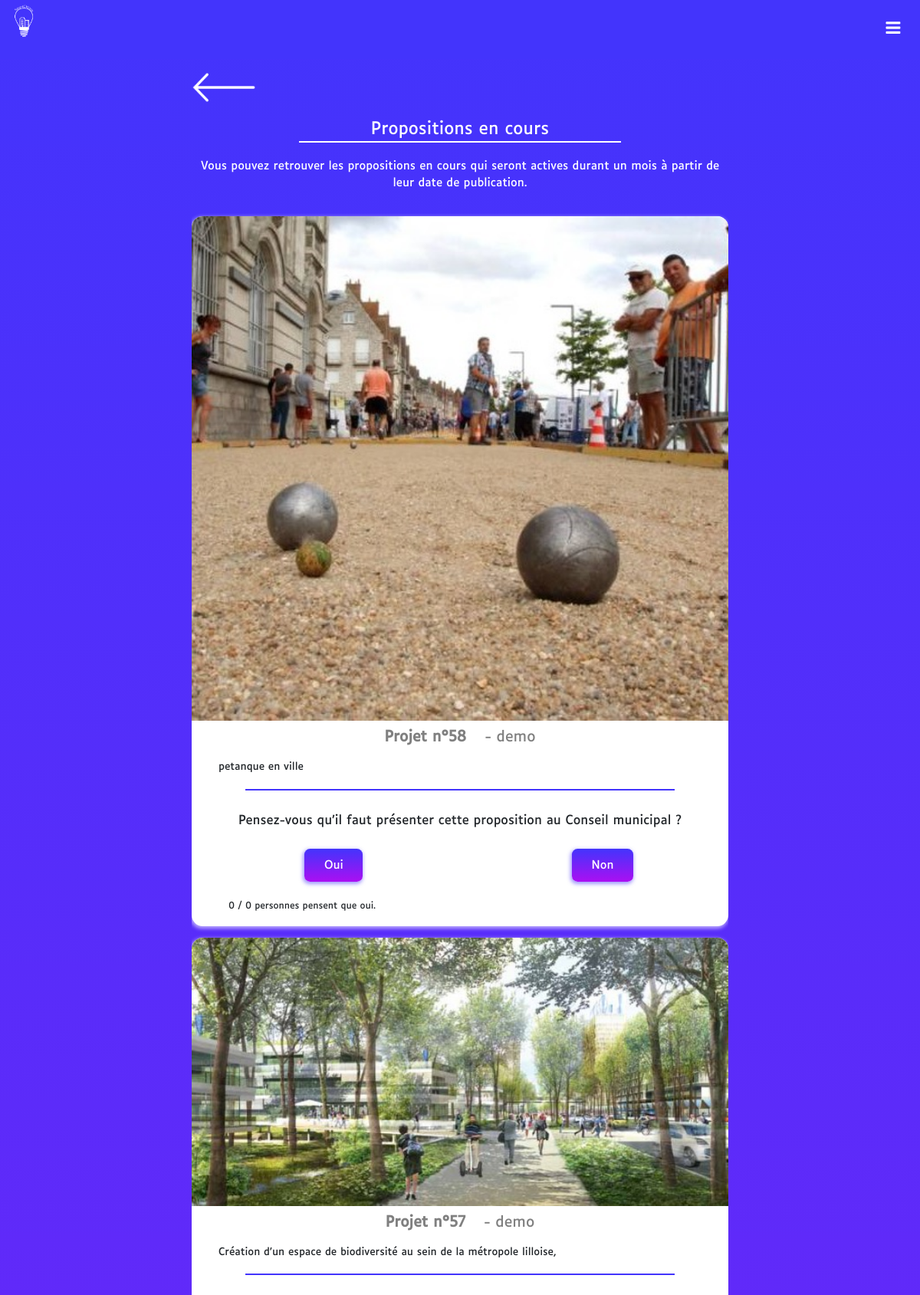
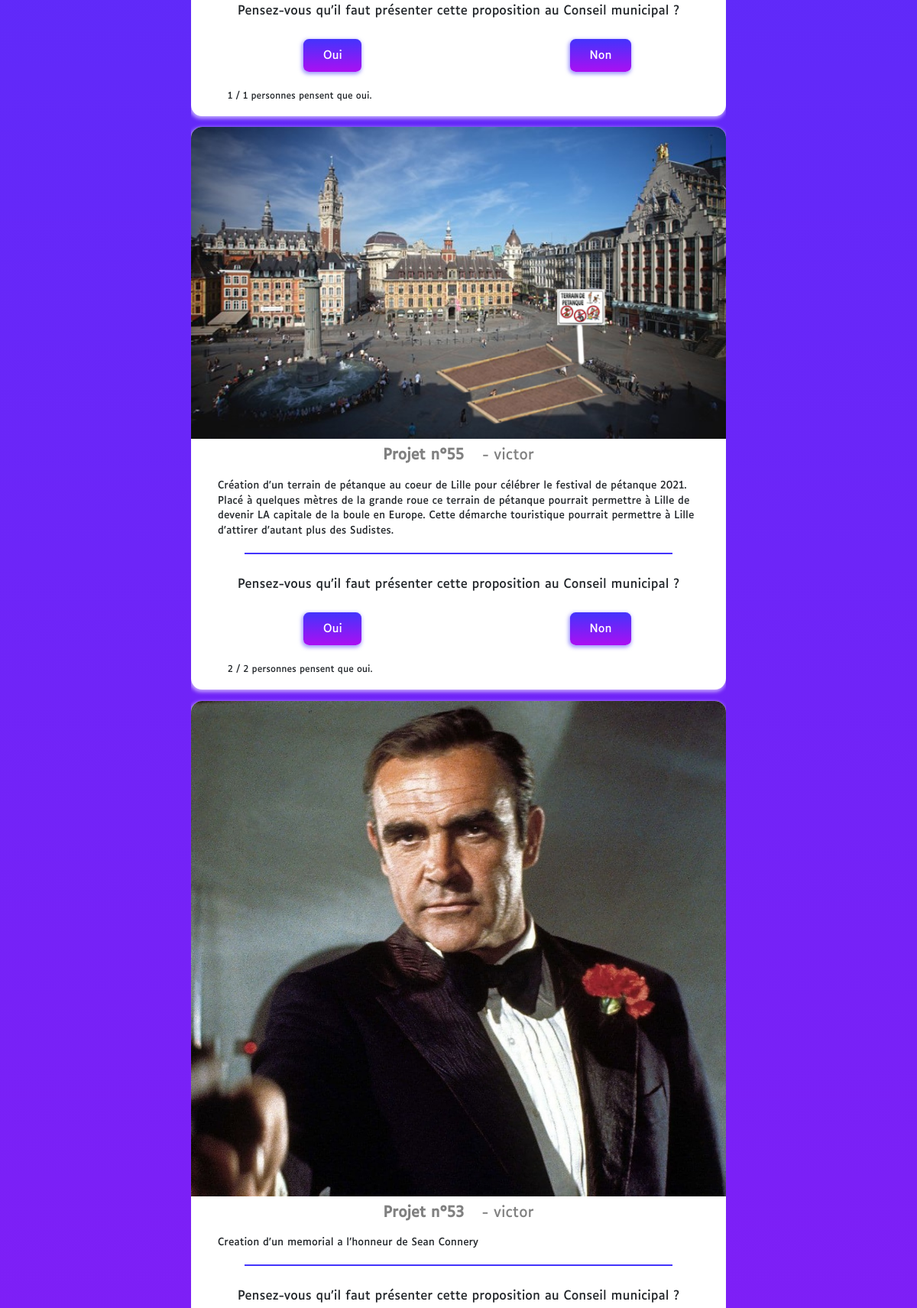
The page /publicationGeneral.php (upper part) on the database its author committed (2 pictures, top to bottom).
### tables this page shows
CREATE TABLE IF NOT EXISTS `posts` (
  `commentaire` text NOT NULL,
  `photo` varchar(255) NOT NULL,
  `email` varchar(255) NOT NULL,
  `Id` int(11) NOT NULL AUTO_INCREMENT,
  `nbValide` int(10) NOT NULL DEFAULT 0,
  `nbInvalide` int(10) NOT NULL DEFAULT 0,
  PRIMARY KEY (`Id`)
);

### publicationGeneral.php (the view, shortened to what this page needs)
<!DOCTYPE HTML>
<html>
<head>
    <link rel="stylesheet" href="assets/css/main.css" />
</head>
<body>
    <div id="root">
        <header id="header">
            <a class="logo logo_nm" href="index.php">
                <img src="images/SmartCitizen_blanc.png" class="logo_img" />
            </a>
            <nav>
                <a href="#menu"></a>
            </nav>
        </header>
        <section class="listePublications_ville">
            <a href="./index.php">
                <img src="images/flecheRetour.png" class="img_retour" />
            </a>
            <h2> Propositions en cours </h2>
            <p class="listeDesc"> Vous pouvez retrouver les propositions en cours qui seront actives durant un mois à partir de leur date de publication.</p>
            <div>
                <?php
                require("bdd/dbSet.php");
                $sql = "SELECT commentaire, photo, email, id, nbValide, nbInvalide FROM posts ORDER BY id DESC";
                $requete = $db->query($sql);
                ?>
                <div class="listePublications">
                    <?php
                    while ($resultat = $requete->fetch_assoc()) {
                        $commentaire = $resultat['commentaire'];
                        $photo = $resultat['photo'];
                        $email = $resultat['email'];
                        $id = $resultat['id'];
                        $nbValide = $resultat['nbValide'];
                        $nbInvalide = $resultat['nbInvalide'];
                    ?>
                        <div class="card_publi">
                            <?php echo '<img src=images/' . $photo . ' class="card_img"' . 'alt="' . $photo . '">' ?>
                            <div class="card_contenu">
                                <div class="card_title">
                                    <p> Projet n°<?php echo $id ?></p>
                                    <p> - <?php echo $email ?> </p>
                                </div>
                                <p class="card_text"><?php echo $commentaire ?> </p>
                            </div>
                            <p class="descVote"> Pensez-vous qu'il faut présenter cette proposition au Conseil municipal ?</p>
                            <div class="block_votes">
                                <form method="POST" action="publicationGeneral.php?id=<?php echo $id; ?>">
                                    <div class="buttons_vote">
                                        <button type="submit" class="button_CTA_vote" name="reg_oui">Oui </button>
                                    </div>
                                </form>
                                <form method="POST" action="publicationGeneral.php?id=<?php echo $id; ?>">
                                    <div class="buttons_vote">
                                        <button type="submit" class="button_CTA_vote" name="reg_non">Non </button>
                                    </div>
                                </form>
                            </div>
                            <p class="nbVotes"><?php echo $nbValide; ?> / <?php $nbvotes = $nbValide + $nbInvalide;
                                                                            echo $nbvotes ?> personnes pensent que oui. </p>
                        </div>
                    <?php
                    }
                    ?>
                </div>
        </section>
        <link rel="stylesheet" href="https://cdn.jsdelivr.net/npm/bootstrap@4.5.3/dist/css/bootstrap.min.css">
    </div>
</body>
</html>

### rows shown on the page
posts: photo (picture), Id "58", email "demo", commentaire "petanque en ville", nbValide "0"
posts: photo (picture), Id "57", email "demo", commentaire "Création d'un espace de biodiversité au sein de la métropole lilloise,", nbValide "1"
posts: photo (picture), Id "55", email "victor", commentaire "Création d'un terrain de pétanque au coeur de Lille pour célébrer le festival de pétanque 2021. Placé à quelques mètres de la grande roue ce terrain de pétanque pourrait permettre à Lille de devenir LA capitale de la boule en Europe. Cette démarche touristique pourrait permettre à Lille d'attirer d'autant plus des Sudistes.", nbValide "2"
posts: photo (picture), Id "53", email "victor", commentaire "Creation d'un memorial a l'honneur de Sean Connery"
